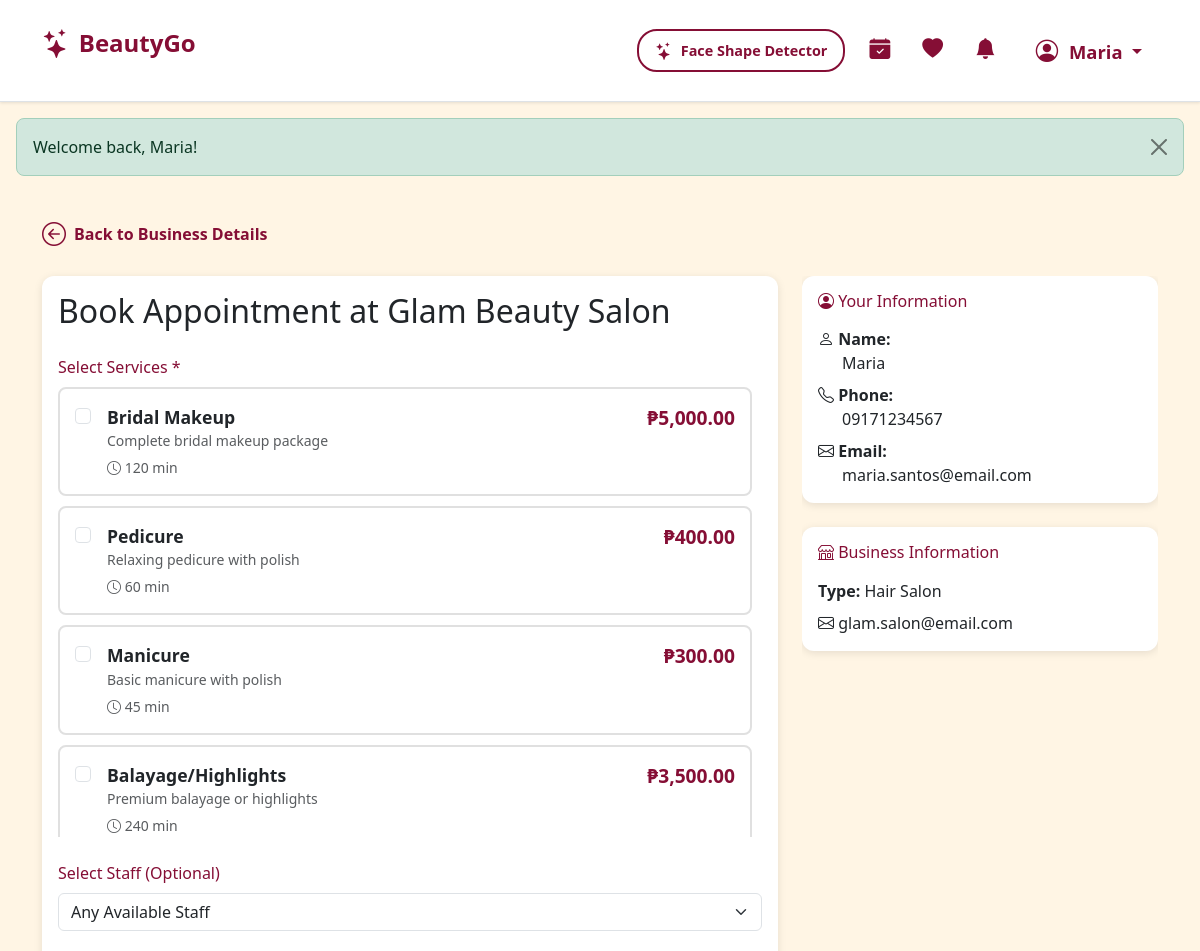
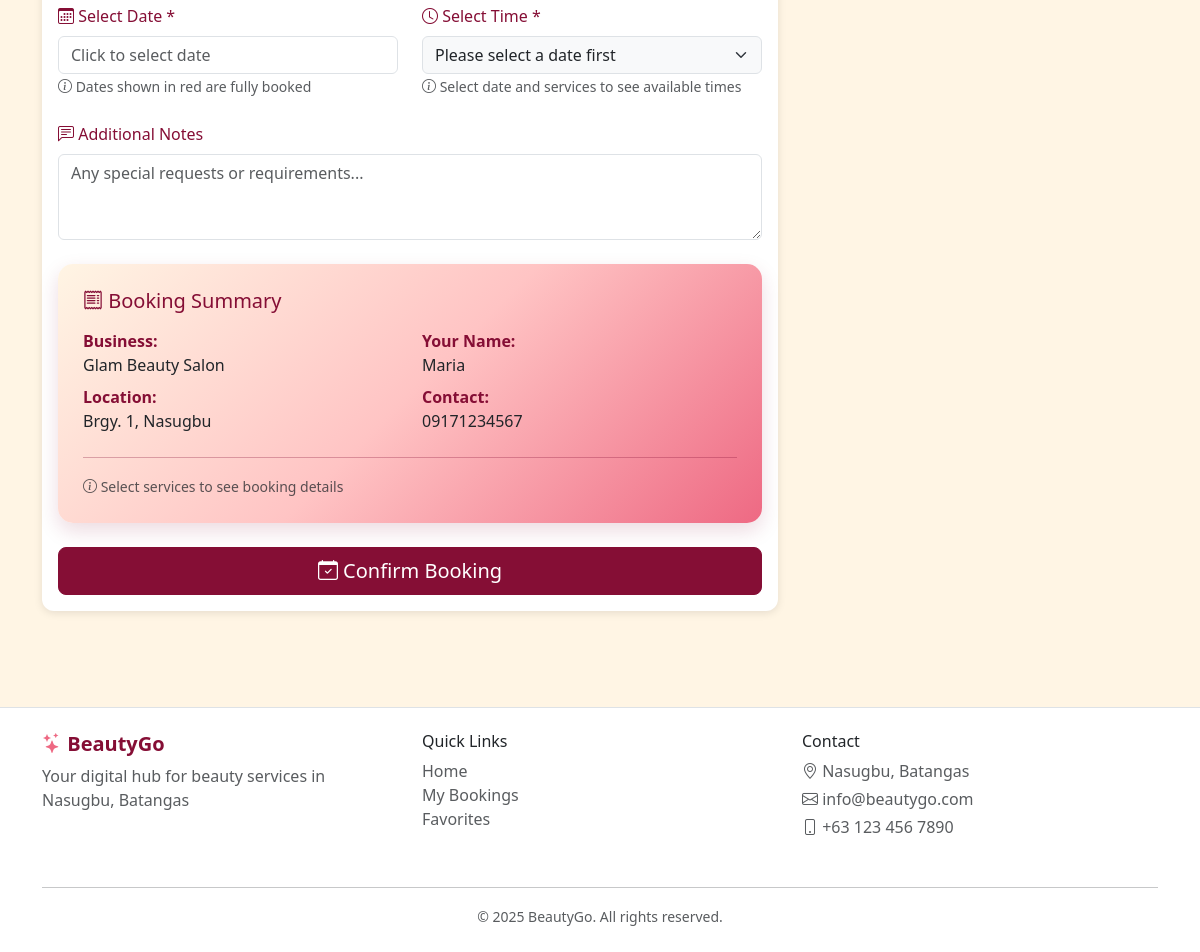
Screenshot of /booking.php?business_id=1 (signed in) with the database file from the repository (2 pictures, top to bottom).
### tables this page shows
CREATE TABLE `customers` (
  `customer_id` int(11) NOT NULL,
  `fname` varchar(255) DEFAULT NULL,
  `mname` varchar(255) DEFAULT NULL,
  `surname` varchar(255) DEFAULT NULL,
  `cstmr_num` varchar(255) DEFAULT NULL,
  `cstmr_email` varchar(255) DEFAULT NULL,
  `cstmr_password` varchar(255) DEFAULT NULL,
  `cstmr_address` varchar(255) DEFAULT NULL,
  `registration_date` timestamp NOT NULL DEFAULT current_timestamp(),
  `profile_pic` longblob DEFAULT NULL
);

CREATE TABLE `businesses` (
  `business_id` int(11) NOT NULL,
  `business_name` varchar(255) DEFAULT NULL,
  `business_type` varchar(255) DEFAULT NULL,
  `business_desc` text DEFAULT NULL,
  `business_num` varchar(255) DEFAULT NULL,
  `business_email` varchar(255) DEFAULT NULL,
  `business_password` varchar(255) DEFAULT NULL,
  `business_address` varchar(255) DEFAULT NULL,
  `opening_hour` time NOT NULL,
  `closing_hour` time NOT NULL,
  `city` varchar(50) NOT NULL,
  `location` point DEFAULT NULL
);

CREATE TABLE `services` (
  `service_id` int(11) NOT NULL,
  `business_id` int(11) DEFAULT NULL,
  `service_name` varchar(255) DEFAULT NULL,
  `service_type` varchar(255) DEFAULT NULL,
  `service_desc` text DEFAULT NULL,
  `cost` decimal(10,2) DEFAULT NULL COMMENT 'Price in PHP',
  `duration` int(11) DEFAULT NULL COMMENT 'Duration in minutes'
);

### booking.php (the view, shortened to what the rows shown need)
<?php
require_once 'backend/function_utilities.php';
require_once 'backend/function_customers.php';
require_once 'backend/function_businesses.php';
require_once 'backend/function_services.php';
$businessId = $_GET['business_id'] ?? '';
$business = getBusinessById($businessId);
$services = getBusinessServices($businessId);
$staff = getBusinessEmployees($businessId);
$user = getCurrentCustomer();
include 'includes/header.php';
?>
<link rel="stylesheet" href="css/styles.css">
<link rel="stylesheet" href="css/booking.css">
<link rel="stylesheet" href="https://cdn.jsdelivr.net/npm/flatpickr/dist/flatpickr.min.css">
<main>
    <div class="container my-4">
        <div class="row">
            <div class="col-lg-8">
                <div class="card">
                    <div class="card-body">
                        <h2 class="mb-4">Book Appointment at <?php echo htmlspecialchars($business['business_name']); ?></h2>
                        <form action="" method="POST" id="bookingForm">
                            <div class="mb-4">
                                <?php if (empty($services)): ?>
                                    <div class="alert alert-warning">
                                        No services available. Please contact the business directly.
                                    </div>
                                <?php else: ?>
                                    <div class="services-container">
                                        <?php foreach ($services as $service): ?>
                                            <div class="service-checkbox-card" onclick="toggleServiceCard(this)">
                                                <div class="d-flex align-items-start gap-3">
                                                    <input
                                                        class="form-check-input mt-1"
                                                        type="checkbox"
                                                        name="service_ids[]"
                                                        id="service_<?php echo $service['service_id']; ?>"
                                                        value="<?php echo $service['service_id']; ?>"
                                                        data-name="<?php echo htmlspecialchars($service['service_name']); ?>"
                                                        data-price="<?php echo $service['cost']; ?>"
                                                        data-duration="<?php echo htmlspecialchars($service['duration']); ?>"
                                                        onchange="updateServiceSelection()"
                                                        onclick="event.stopPropagation()">
                                                    <label class="flex-grow-1" for="service_<?php echo $service['service_id']; ?>" style="cursor: pointer;">
                                                        <div class="d-flex justify-content-between align-items-start">
                                                            <div>
                                                                <strong style="font-size: 1.1rem;"><?php echo htmlspecialchars($service['service_name']); ?></strong>
                                                                <?php if (!empty($service['service_desc'])): ?>
                                                                    <p class="text-muted small mb-1"><?php echo htmlspecialchars($service['service_desc']); ?></p>
                                                                <?php endif; ?>
                                                                <small class="text-muted">
                                                                    <i class="bi bi-clock"></i> <?php echo htmlspecialchars($service['duration']); ?> min
                                                                </small>
                                                            </div>
                                                            <strong style="color: var(--color-burgundy); font-size: 1.2rem;">₱<?php echo number_format($service['cost'], 2); ?></strong>
                                                        </div>
                                                    </label>
                                                </div>
                                            </div>
                                        <?php endforeach; ?>
                                    </div>
                                <?php endif; ?>
                            </div>
                            <?php if (!empty($staff)): ?>
                                <div class="mb-4">
                                </div>
                            <?php endif; ?>
                            <div class="row mb-4">
                            </div>
                            <div class="mb-4">
                            </div>
                            <div class="card booking-summary-card">
                                <div class="card-body">
                                    <div class="row mb-3">
                                        <div class="col-md-6">
                                            <div class="mb-2">
                                                <strong style="color: var(--color-burgundy);">Business:</strong><br>
                                                <span><?php echo htmlspecialchars($business['business_name']); ?></span>
                                            </div>
                                            <div class="mb-2">
                                                <strong style="color: var(--color-burgundy);">Location:</strong><br>
                                                <span><?php echo htmlspecialchars($business['business_address'] ?? 'N/A'); ?></span>
                                            </div>
                                        </div>
                                        <div class="col-md-6">
                                            <div class="mb-2">
                                                <strong style="color: var(--color-burgundy);">Your Name:</strong><br>
                                                <span><?php echo htmlspecialchars($user['fname']); ?></span>
                                            </div>
                                            <div class="mb-2">
                                                <strong style="color: var(--color-burgundy);">Contact:</strong><br>
                                                <span><?php echo htmlspecialchars($user['cstmr_num'] ?? 'N/A'); ?></span>
                                            </div>
                                        </div>
                                    </div>
                                </div>
                            </div>
                            <div class="d-grid mt-3">
                            </div>
                        </form>
                    </div>
                </div>
            </div>
            <div class="col-lg-4">
                <div class="sticky-sidebar">
                    <div class="card">
                        <div class="card-body">
                            <div class="mb-2">
                                <i class="bi bi-person"></i> <strong>Name:</strong><br>
                                <span class="ms-4"><?php echo htmlspecialchars($user['fname']); ?></span>
                            </div>
                            <div class="mb-2">
                                <i class="bi bi-telephone"></i> <strong>Phone:</strong><br>
                                <span class="ms-4"><?php echo htmlspecialchars($user['cstmr_num'] ?? 'N/A'); ?></span>
                            </div>
                            <div>
                                <i class="bi bi-envelope"></i> <strong>Email:</strong><br>
                                <span class="ms-4"><?php echo htmlspecialchars($user['cstmr_email']); ?></span>
                            </div>
                        </div>
                    </div>
                    <div class="card mt-3">
                        <div class="card-body">
                            <h6 class="mb-3" style="color: var(--color-burgundy);">
                                <i class="bi bi-shop"></i> Business Information
                            </h6>
                            <div class="mb-2">
                                <strong>Type:</strong> <?php echo htmlspecialchars($business['business_type'] ?? 'N/A'); ?>
                            </div>
                            <?php if (!empty($business['business_email'])): ?>
                            <div>
                                <i class="bi bi-envelope"></i> <?php echo htmlspecialchars($business['business_email']); ?>
                            </div>
                            <?php endif; ?>
                        </div>
                    </div>
                </div>
            </div>
        </div>
    </div>
</main>
<?php include 'includes/footer.php'; ?>

### includes/header.php (shortened to what the rows shown need)
<!DOCTYPE html>
<html lang="en">
<head>
    <link href="https://cdn.jsdelivr.net/npm/bootstrap@5.3.0/dist/css/bootstrap.min.css" rel="stylesheet">
    <link rel="stylesheet" href="https://cdn.jsdelivr.net/npm/bootstrap-icons@1.10.0/font/bootstrap-icons.css">
    <link rel="stylesheet" href="css/styles.css?v=<?php echo time(); ?>">
</head>
<body>
    <nav class="navbar navbar-expand-lg navbar-light bg-white border-bottom sticky-top">
        <div class="container">
            <div class="collapse navbar-collapse" id="navbarNav">
                <ul class="navbar-nav ms-auto">
                    <?php if (isLoggedIn()): ?>
                        <?php
                        if (isBusinessLoggedIn()) {
                            $currentUser = getCurrentBusiness();
                            $displayName = $currentUser['business_name'] ?? 'Business';
                        } else {
                            $currentUser = getCurrentCustomer();
                            $displayName = $currentUser['fname'] ?? 'User';
                        }
                        ?>
                        <?php if (isBusinessLoggedIn()): ?>
                            <li class="nav-item dropdown profile-dropdown">
                                <a class="nav-link dropdown-toggle" href="#" id="businessDropdown" role="button" data-bs-toggle="dropdown" aria-expanded="false">
                                    <i class="bi bi-buildings"></i> <?php echo htmlspecialchars($displayName); ?>
                                </a>
                                <ul class="dropdown-menu dropdown-menu-end" aria-labelledby="businessDropdown">
                                    <li><a class="dropdown-item" href="business-dashboard.php"><i class="bi bi-speedometer2"></i> Dashboard</a></li>
                                    <li><a class="dropdown-item" href="business-profile.php"><i class="bi bi-person-circle"></i> Profile</a></li>
                                    <li><hr class="dropdown-divider"></li>
                                    <li>
                                        <form action="backend/auth.php" method="POST" class="d-inline">
                                            <input type="hidden" name="action" value="logout">
                                            <button type="submit" class="dropdown-item text-danger"><i class="bi bi-box-arrow-right"></i> Logout</button>
                                        </form>
                                    </li>
                                </ul>
                            </li>
                        <?php else: ?>
                            <li class="nav-item dropdown profile-dropdown">
                                <a class="nav-link dropdown-toggle" href="#" id="userDropdown" role="button" data-bs-toggle="dropdown" aria-expanded="false">
                                    <i class="bi bi-person-circle"></i> <?php echo htmlspecialchars($displayName); ?>
                                </a>
                            </li>
                        <?php endif; ?>
                    <?php endif; ?>
                </ul>
            </div>
        </div>
    </nav>

### rows the page displays
customers: fname "Maria", cstmr_num "09171234567", cstmr_email "maria.santos@email.com"
businesses: business_name "Glam Beauty Salon", business_address "Brgy. 1, Nasugbu", business_type "Hair Salon", business_email "glam.salon@email.com"
services: service_name "Bridal Makeup", service_desc "Complete bridal makeup package", duration "120", cost "5,000.00"
services: service_name "Pedicure", service_desc "Relaxing pedicure with polish", duration "60", cost "400.00"
services: service_name "Manicure", service_desc "Basic manicure with polish", duration "45", cost "300.00"
services: service_name "Balayage/Highlights", service_desc "Premium balayage or highlights", duration "240", cost "3,500.00"

### other values shown
$_SESSION['success'] "Welcome back, Maria!"
